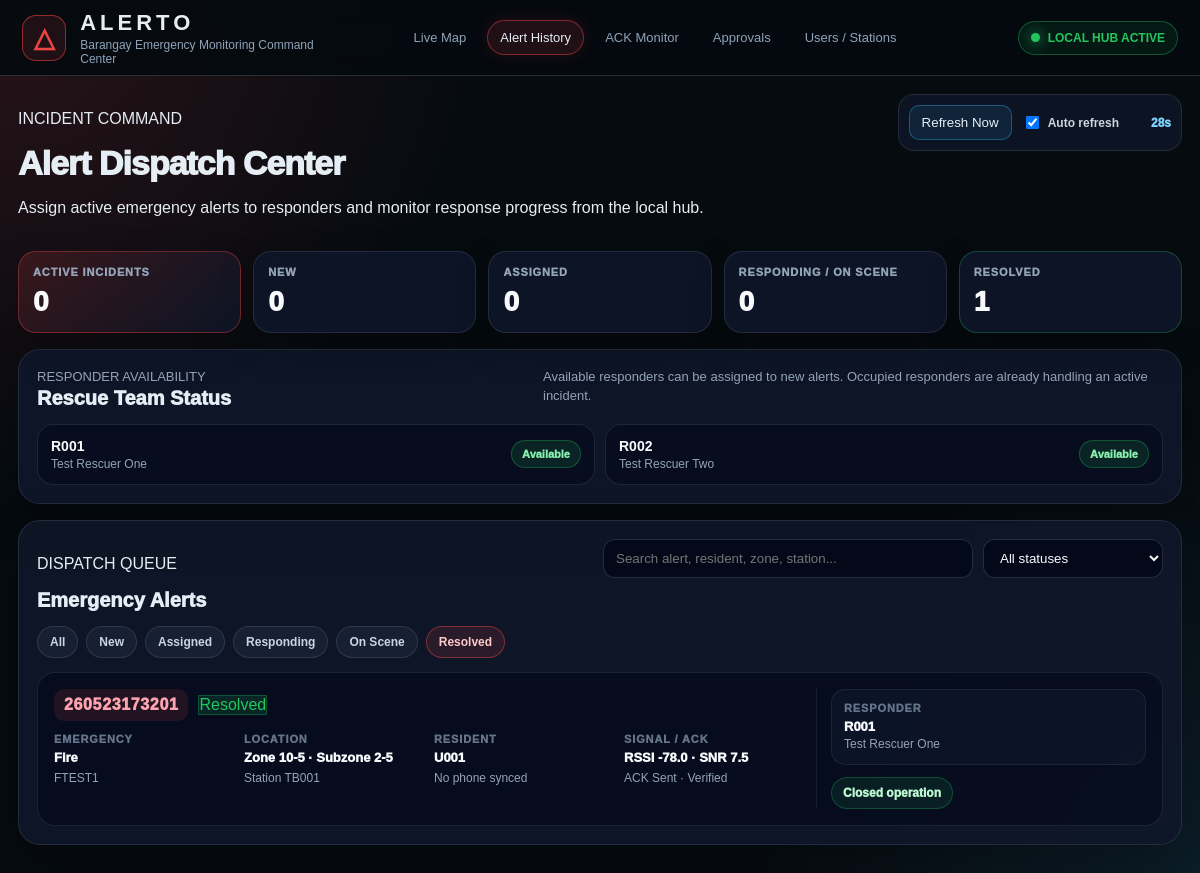
The app's page /alerts?status=Resolved with its own data.
### tables this page shows
CREATE TABLE users (
        id INTEGER PRIMARY KEY AUTOINCREMENT,
        user_id TEXT UNIQUE,
        full_name TEXT,
        phone_number TEXT,
        address TEXT,
        status TEXT DEFAULT 'Active',
        created_at TEXT,
        updated_at TEXT
    , auth_user_id TEXT, user_code TEXT, role TEXT DEFAULT 'resident', approval_status TEXT DEFAULT 'pending', source TEXT DEFAULT 'local', last_synced_at TEXT, profile_id TEXT);

CREATE TABLE alert_assignments (
        id INTEGER PRIMARY KEY AUTOINCREMENT,
        alert_id TEXT,
        rescuer_code TEXT,
        assigned_by TEXT,
        assignment_status TEXT DEFAULT 'Assigned',
        assigned_at TEXT,
        updated_at TEXT,
        notes TEXT,
        UNIQUE(alert_id, rescuer_code)
    );

CREATE TABLE alerts (
        id INTEGER PRIMARY KEY AUTOINCREMENT,
        alert_id TEXT UNIQUE,
        packet_type TEXT,
        raw_packet TEXT,
        device_id TEXT,
        user_id TEXT,
        zone TEXT,
        subzone TEXT,
        emergency_type TEXT,
        emergency_label TEXT,
        message TEXT,
        received_at TEXT,
        rssi REAL,
        snr REAL,
        verification_status TEXT DEFAULT 'Unverified',
        alert_status TEXT DEFAULT 'New',
        ack_message TEXT,
        ack_sent INTEGER DEFAULT 0,
        ack_sent_at TEXT,
        created_at TEXT
    , updated_at TEXT);

### app.py (the view)
@app.route("/alerts")
def alerts_page():
    status = request.args.get("status")
    alerts = get_alerts_with_assignments(status)
    rescue_teams = get_rescuers()
    return render_template(
        "alerts.html",
        alerts=alerts,
        rescue_teams=rescue_teams,
        selected_status=status
    )

### database.py (called while the page is built)
def get_connection():
    conn = sqlite3.connect(
        DATABASE_PATH,
        timeout=10,
        check_same_thread=False
    )
    conn.row_factory = sqlite3.Row
    conn.execute("PRAGMA journal_mode=WAL;")
    conn.execute("PRAGMA busy_timeout=10000;")
    conn.execute("PRAGMA foreign_keys=ON;")
    return conn

def get_rescuers():
    conn = get_connection()
    cur = conn.cursor()
    try:
        cur.execute("""
            SELECT *
            FROM users
            WHERE LOWER(COALESCE(role, '')) = 'rescuer'
               OR user_id LIKE 'R%'
               OR user_code LIKE 'R%'
            ORDER BY full_name ASC
        """)
    except sqlite3.OperationalError:
        cur.execute("""
            SELECT *
            FROM users
            WHERE user_id LIKE 'R%'
            ORDER BY full_name ASC
        """)
    rows = cur.fetchall()
    conn.close()
    return rows

def get_alerts_with_assignments(status=None):
    conn = get_connection()
    cur = conn.cursor()
    base_query = """
        SELECT
            a.*,
            aa.rescuer_code AS assigned_rescuer_code,
            aa.assignment_status AS assignment_status,
            aa.assigned_at AS assigned_at,
            u.full_name AS assigned_rescuer_name
        FROM alerts a
        LEFT JOIN alert_assignments aa
            ON a.alert_id = aa.alert_id
        LEFT JOIN users u
            ON aa.rescuer_code = u.user_id
            OR aa.rescuer_code = u.user_code
    """
    if status:
        cur.execute(base_query + """
            WHERE a.alert_status = ?
            ORDER BY a.received_at DESC
        """, (status,))
    else:
        cur.execute(base_query + """
            ORDER BY a.received_at DESC
        """)
    rows = cur.fetchall()
    conn.close()
    return rows

### templates/alerts.html (shortened to what this page needs)
{% extends "base.html" %}
{% block content %}
{% set active_statuses = ['New', 'Acknowledged', 'Assigned', 'Responding', 'On Scene'] %}
{% set closed_statuses = ['Resolved', 'Cancelled', 'Invalid', 'Failed'] %}
{% set ns = namespace(total=0, active=0, new=0, assigned=0, responding=0, resolved=0, cancelled=0) %}
{% for alert in alerts %}
    {% set ns.total = ns.total + 1 %}
    {% set current_status = alert.alert_status or 'New' %}
    {% if current_status in active_statuses %}{% set ns.active = ns.active + 1 %}{% endif %}
    {% if current_status == 'New' %}{% set ns.new = ns.new + 1 %}{% endif %}
    {% if current_status == 'Assigned' %}{% set ns.assigned = ns.assigned + 1 %}{% endif %}
    {% if current_status == 'Responding' or current_status == 'On Scene' %}{% set ns.responding = ns.responding + 1 %}{% endif %}
    {% if current_status == 'Resolved' %}{% set ns.resolved = ns.resolved + 1 %}{% endif %}
    {% if current_status == 'Cancelled' or current_status == 'Invalid' or current_status == 'Failed' %}{% set ns.cancelled = ns.cancelled + 1 %}{% endif %}
{% endfor %}
<div class="dispatch-page">
    <div class="dispatch-topbar">
        <div>
            <p class="eyebrow">INCIDENT COMMAND</p>
            <h1>Alert Dispatch Center</h1>
            <p class="page-subtitle">
                Assign active emergency alerts to responders and monitor response progress from the local hub.
            </p>
        </div>
        <div class="dispatch-refresh-box">
            <button class="btn-small" onclick="window.location.reload()">Refresh Now</button>
            <label class="auto-refresh-toggle">
                <input type="checkbox" id="auto-refresh-toggle" checked onchange="toggleAutoRefresh()">
                Auto refresh
            </label>
            <span id="refresh-countdown">30s</span>
        </div>
    </div>
    <section class="dispatch-kpi-grid">
        <div class="dispatch-kpi critical">
            <span>Active Incidents</span>
            <strong>{{ ns.active }}</strong>
        </div>
        <div class="dispatch-kpi">
            <span>New</span>
            <strong>{{ ns.new }}</strong>
        </div>
        <div class="dispatch-kpi">
            <span>Assigned</span>
            <strong>{{ ns.assigned }}</strong>
        </div>
        <div class="dispatch-kpi">
            <span>Responding / On Scene</span>
            <strong>{{ ns.responding }}</strong>
        </div>
        <div class="dispatch-kpi resolved">
            <span>Resolved</span>
            <strong>{{ ns.resolved }}</strong>
        </div>
    </section>
    <section class="responder-roster-card">
        <div class="section-slim-header">
            <div>
                <p class="eyebrow">RESPONDER AVAILABILITY</p>
                <h2>Rescue Team Status</h2>
            </div>
            <p>Available responders can be assigned to new alerts. Occupied responders are already handling an active incident.</p>
        </div>
        {% if rescue_teams %}
        <div class="responder-roster-grid">
            {% for rescuer in rescue_teams %}
                {% set rescuer_code = rescuer.user_code or rescuer.user_id %}
                {% set rn = namespace(active_count=0, latest_alert='') %}
                {% for alert in alerts %}
                    {% if alert.assigned_rescuer_code == rescuer_code and alert.alert_status not in closed_statuses %}
                        {% set rn.active_count = rn.active_count + 1 %}
                        {% set rn.latest_alert = alert.alert_id %}
                    {% endif %}
                {% endfor %}
                <div class="responder-card {% if rn.active_count > 0 %}occupied{% else %}available{% endif %}">
                    <div>
                        <strong>{{ rescuer_code }}</strong>
                        <span>{{ rescuer.full_name or 'Unnamed Rescuer' }}</span>
                    </div>
                    {% if rn.active_count > 0 %}
                        <em>Occupied · {{ rn.latest_alert }}</em>
                    {% else %}
                        <em>Available</em>
                    {% endif %}
                </div>
            {% endfor %}
        </div>
        {% else %}
        <div class="empty-state compact-empty">
            <h3>No synced rescuers</h3>
            <p>Create a rescuer account in Users / Stations, then Sync Now.</p>
        </div>
        {% endif %}
    </section>
    <section class="dispatch-board-card">
        <div class="dispatch-board-header">
            <div>
                <p class="eyebrow">DISPATCH QUEUE</p>
                <h2>Emergency Alerts</h2>
            </div>
            <div class="dispatch-tools">
                <input id="alert-search" type="text" placeholder="Search alert, resident, zone, station..." oninput="applyAlertFilters()">
                <select id="status-filter" onchange="applyAlertFilters()">
                    <option value="all">All statuses</option>
                </select>
            </div>
        </div>
        <div class="dispatch-filter-pills">
            <a class="{% if not selected_status %}active{% endif %}" href="/alerts">All</a>
            <a class="{% if selected_status == 'New' %}active{% endif %}" href="/alerts?status=New">New</a>
            <a class="{% if selected_status == 'Assigned' %}active{% endif %}" href="/alerts?status=Assigned">Assigned</a>
            <a class="{% if selected_status == 'Responding' %}active{% endif %}" href="/alerts?status=Responding">Responding</a>
            <a class="{% if selected_status == 'On Scene' %}active{% endif %}" href="/alerts?status=On%20Scene">On Scene</a>
            <a class="{% if selected_status == 'Resolved' %}active{% endif %}" href="/alerts?status=Resolved">Resolved</a>
        </div>
        {% if alerts %}
        <div class="dispatch-alert-list">
            {% for alert in alerts %}
            {% set current_status = alert.alert_status or 'New' %}
            <article class="dispatch-alert-card alert-row"
                data-status="{{ current_status }}"
                data-search="{{ (alert.alert_id or '')|lower }} {{ (alert.device_id or '')|lower }} {{ (alert.user_id or '')|lower }} {{ (alert.resident_name or '')|lower }} {{ (alert.zone or '')|lower }} {{ (alert.subzone or '')|lower }} {{ (alert.emergency_label or alert.emergency_type or '')|lower }} {{ (alert.message or '')|lower }}">
                <div class="alert-main-column">
                    <div class="alert-title-line">
                        <span class="alert-code-chip">{{ alert.alert_id }}</span>
                        <span class="status-pill {{ current_status|lower|replace(' ', '-') }}">{{ current_status }}</span>
                    </div>
                    <div class="alert-context-grid">
                        <div>
                            <label>Emergency</label>
                            <strong>{{ alert.emergency_label or alert.emergency_type or 'Unknown' }}</strong>
                            <p>{{ alert.message or 'No message provided' }}</p>
                        </div>
                        <div>
                            <label>Location</label>
                            <strong>Zone {{ alert.zone or '—' }} · Subzone {{ alert.subzone or '—' }}</strong>
                            <p>Station {{ alert.device_id or '—' }}</p>
                        </div>
                        <div>
                            <label>Resident</label>
                            <strong>{{ alert.resident_name or alert.user_id or 'Unknown / Not synced' }}</strong>
                            <p>{{ alert.resident_phone or 'No phone synced' }}</p>
                        </div>
                        <div>
                            <label>Signal / ACK</label>
                            <strong>RSSI {{ alert.rssi or '—' }} · SNR {{ alert.snr or '—' }}</strong>
                            <p>{% if alert.ack_sent %}ACK Sent{% else %}ACK Failed{% endif %} · {{ alert.verification_status or 'Unverified' }}</p>
                        </div>
                    </div>
                </div>
                <aside class="alert-operation-column">
                    <div class="assigned-responder-box">
                        <label>Responder</label>
                        {% if alert.assigned_rescuer_code %}
                            <strong>{{ alert.assigned_rescuer_code }}</strong>
                            <span>{{ alert.assigned_rescuer_name or 'Assigned rescuer' }}</span>
                        {% else %}
                            <strong>Unassigned</strong>
                            <span>Needs dispatcher action</span>
                        {% endif %}
                    </div>
                    {% if current_status not in closed_statuses %}
                        {% if not alert.assigned_rescuer_code %}
                        <div class="assign-control-row">
                            <select id="rescuer-select-{{ alert.alert_id }}">
                                <option value="">Select rescuer</option>
                                {% for rescuer in rescue_teams %}
                                    {% set rescuer_code = rescuer.user_code or rescuer.user_id %}
                                    <option value="{{ rescuer_code }}">
                                        {{ rescuer_code }} - {{ rescuer.full_name }}
                                    </option>
                                {% endfor %}
                            </select>
                            <button class="btn-small success" onclick="assignAlert('{{ alert.alert_id }}')">Assign</button>
                        </div>
                        <button class="btn-small danger-soft full-action" onclick="updateStatus('{{ alert.alert_id }}', 'Cancelled')">Cancel / Invalid</button>
                        {% else %}
                        <div class="next-action-grid">
                            {% if current_status in ['Assigned', 'Acknowledged'] %}
                                <button onclick="updateStatus('{{ alert.alert_id }}', 'Responding')">Mark Responding</button>
                            {% elif current_status == 'Responding' %}
                                <button onclick="updateStatus('{{ alert.alert_id }}', 'On Scene')">Mark On Scene</button>
                            {% elif current_status == 'On Scene' %}
                                <button class="success-soft" onclick="updateStatus('{{ alert.alert_id }}', 'Resolved')">Resolve Alert</button>
                            {% else %}
                                <button onclick="updateStatus('{{ alert.alert_id }}', 'Responding')">Mark Responding</button>
                            {% endif %}
                            <button class="danger-soft" onclick="updateStatus('{{ alert.alert_id }}', 'Cancelled')">Cancel</button>
                        </div>
                        {% endif %}
                    {% else %}
                        <div class="closed-alert-note">Closed operation</div>
                    {% endif %}
                </aside>
            </article>
            {% endfor %}
        </div>
        {% else %}
        <div class="empty-state">
            <h3>No alerts found</h3>
            <p>Incoming LoRa alerts will appear here after receiver.py saves packets into local SQLite.</p>
        </div>
        {% endif %}
    </section>
</div>
{% endblock %}

### records on screen
users: user_code "R001", full_name "Test Rescuer One"
users: user_code "R002", full_name "Test Rescuer Two"
alert_assignments: alert_id "260523173201", emergency_label "Fire", message "FTEST1", zone "10-5", subzone "2-5", device_id "TB001", user_id "U001", resident_phone "No phone synced", rssi "-78.0", snr "7.5", verification_status "Verified", assigned_rescuer_code "R001", full_name "Test Rescuer One"
alerts: alert_status "Resolved"

### other values on screen
{{ ns.active }} "0"
{{ ns.new }} "0"
{{ ns.assigned }} "0"
{{ ns.responding }} "0"
{{ ns.resolved }} "1"
